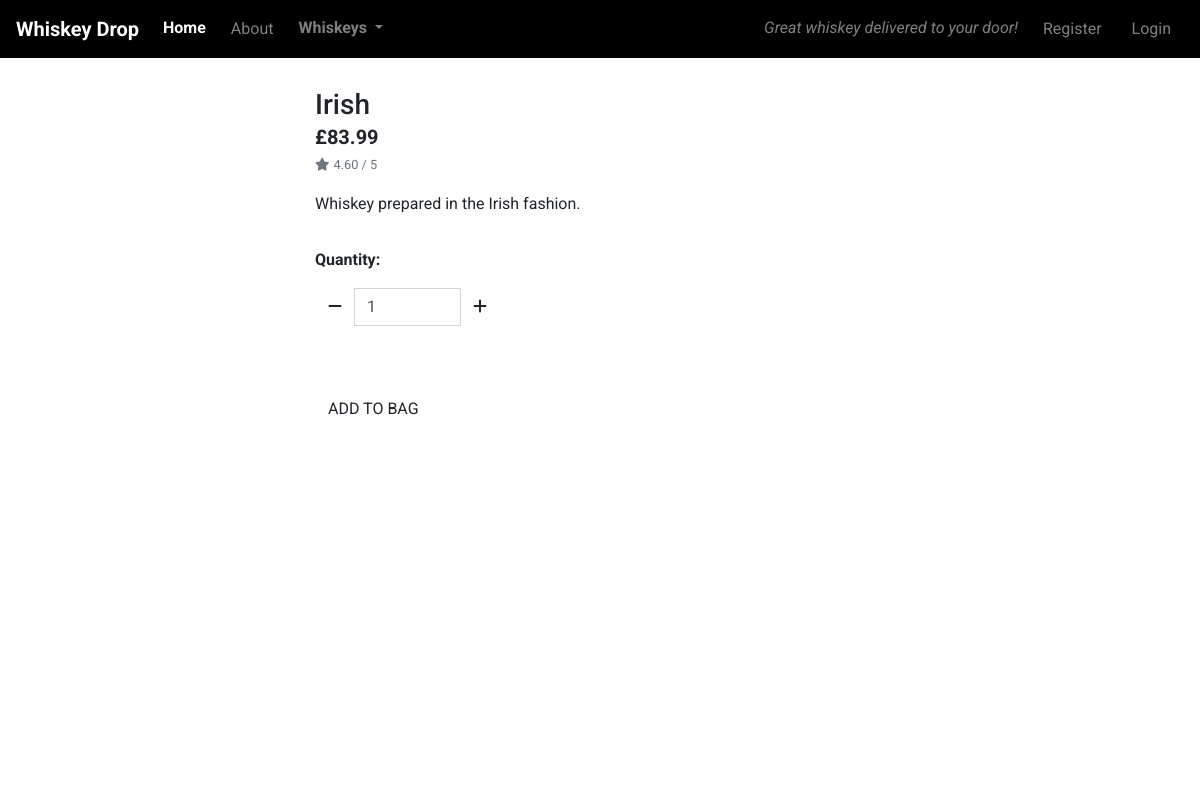
The page /products/1/ on the database its author committed.
### products/models.py (models this page shows, shortened)
class Product(models.Model):
    sku = models.CharField(max_length=254, null=True, blank=True)
    name = models.CharField(max_length=254)
    description = models.TextField()
    price = models.DecimalField(max_digits=6, decimal_places=2)
    rating = models.DecimalField(max_digits=6, decimal_places=2, null=True, blank=True)

### products/views.py (the view)
# urls.py: path('<int:product_id>/', views.product_detail, name='product_detail'),
def product_detail(request, product_id):
    products = Product.objects.all()
    product = get_object_or_404(Product, pk=product_id)
    context = {
        'products': products,
        'product': product,
    }
    return render(request, 'products/product_detail.html', context)

### products/templates/products/product_detail.html (shortened to what this page needs)
{% extends 'base.html' %}
{% load static %}
{% block page_header %}
    <div class="container header-container">
    </div>
{% endblock %}
{% block content %}
<div class="overlay"></div>
<div class="container-fluid">
    <div class="row">
        <div class="cold-12 col-md-6 col-lg-4 offset-lg-3">
            <div class="product-details-container mb-5 mt-md-5">
                <h3 class="mb-0">{{ product.name }}</h3>
                <p class="lead mb-0 text-left font-weight-bold">£{{ product.price }}</p>
                <small class="text-muted"><i class="fas fa-star mr-1"></i>{{ product.rating }} / 5</small>
                <p class="mt-3">{{ product.description }}</p>
                <form action="#" method="POST" class="form">
                    <div class="form-row">
                        <div class="col-12">
                            <p class="mt-3"><strong>Quantity:</strong></p>
                            <div class="form-group w-50">
                                <div class="input-group">
                                    <div class="input-group-prepend">
                                        <button class="decrement-qty btn btn-black rounded-0"
                                            data-item_id="{{ product.id }}" id="decrement-qty_{{ product.id }}">
                                            <span class="icon">
                                                <i class="fas fa-minus"></i>
                                            </span>
                                        </button>
                                    </div>
                                    <input class="form-control qty_input" type="number" name="quantity" value="1" min="1" max="99" data-item_id="{{ product.id }}" id="id_qty_{{ product.id }}">
                                    <div class="input-group-append">
                                        <button class="increment-qty btn btn-black rounded-0"
                                            data-item_id="{{ product.id }}" id="increment-qty_{{ product.id }}">
                                            <span class="icon">
                                                <i class="fas fa-plus"></i>
                                            </span>
                                        </button>
                                    </div>
                                </div>
                            </div>
                        </div>
                        <div class="col-12">
                            <input type="submit" value="Add to Bag" class="btn btn-black rounded-0 text-uppercase mt-5">
                        </div>
                    </div>
                </form>
            </div>
        </div>
    </div>
</div>
{% endblock %}

### static/css/base.css (style rules this page uses)
body { font-family: 'Roboto', sans-serif; height: calc(100vh - 40px); }
.header-container { padding-top: 40px; }
.overlay { height: 100%; width: 100%; top: 0; left: 0; position: fixed; background: #fff; z-index: -1; }

### rows shown on the page
Product: name "Irish", price "83.99", rating "4.60", description "Whiskey prepared in the Irish fashion.", quantity "1"
